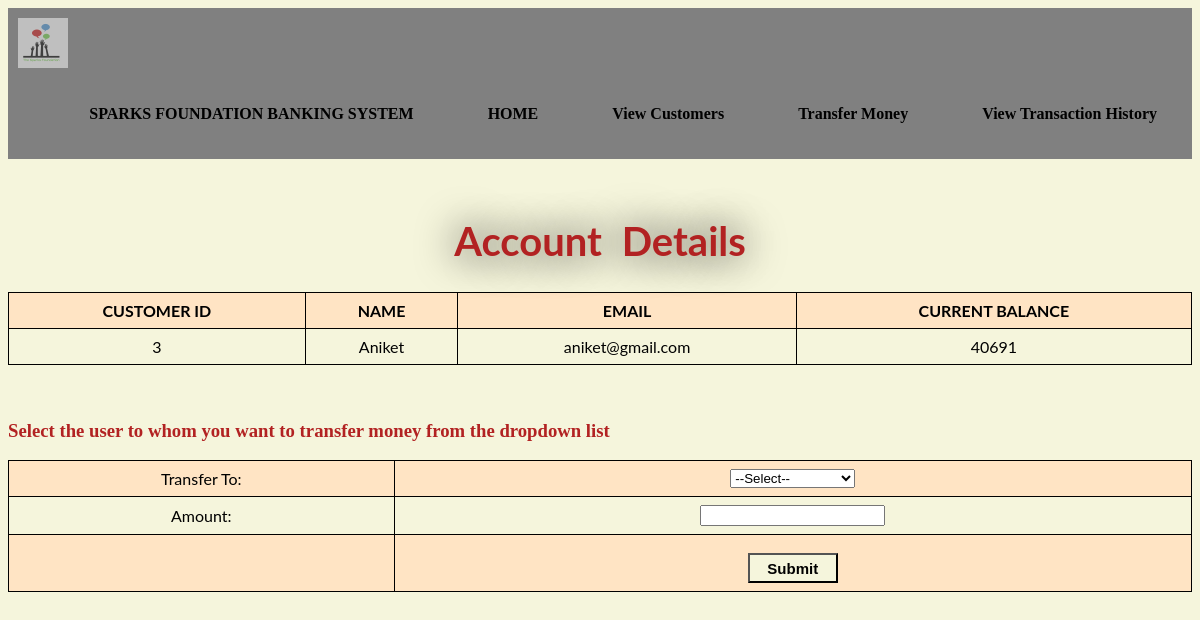
Page /transact.php?Name=Aniket on the committed database.
### tables this page shows
CREATE TABLE `customer` (
  `id` int(3) NOT NULL,
  `name` text NOT NULL,
  `email` varchar(30) NOT NULL,
  `balance` int(8) NOT NULL
);

### transact.php (the view, shortened to what this page needs)
<?php
include 'connection.php';
if(isset($_GET['Name'])){
	$Name=$_GET['Name'];
}
$q="SELECT * From customer WHERE Name='$Name'";
$result=mysqli_query($con,$q);
?>
<html>
<head>
<link rel = "stylesheet" type = "text/css" href = "buttons.css">
</head>
<body style="background-color:	#f5f5dc;">
 <nav>
            <div class="logo">
                <img src="logo.png" width="50" height="50">
            </div>
            <ul>
            <li><a href='#'>SPARKS FOUNDATION BANKING SYSTEM</a></li>
                <li><a href="#">HOME</a></li>
                <li><a href="display.php">View Customers</a></li>
                <li><a href="transfermoney.php">Transfer Money </a></li>
                <li><a href="transactionhistory.php">View Transaction History</a></li>
            </ul>
        </nav>
<br>
<div>
	<h1 style="font-family: 'Lato', sans-serif;;text-align:center;color:FireBrick;">Account Details</h1>
	<table style="background-color:#f5f5dc;">
	   <th>CUSTOMER ID</th>
	   <th>NAME </th>
	   <th>EMAIL</th>
	   <th>CURRENT BALANCE</th>
	   <tr>
		<?php
			$row=mysqli_fetch_array($result)
		?>
		<td><?php echo  $row["id"]; ?></td>
		<td><?php echo  $row["name"]; ?></td>
		<td><?php echo  $row["email"]; ?></td>
		<td><?php echo  $row["balance"]; ?></td>
	   </tr>
	</table>
</div>
<?php echo "<form method='post' action='transaction.php?Name=$Name'>"?>
<br><br>
<h3 style="font-family: cursive;color:	FireBrick;">Select the user to whom you want to transfer money from the dropdown list</h3>
<table border="0px" style="background-color:#f5f5dc;">
	<tr>
	<td>Transfer To:</td>
	<td><select name="user">
		<option>--Select--</option>
		</select></td></tr>
		<tr><td>Amount:</td><td><input type="text" name="Amount"></td></tr>
		<tr><td></td><td><input type="submit" name="submit" value="Submit" align=center style="margin-top: 10px; width:6em; height:2em; font-size:15px; background-color:Beige; font-weight: bold;"></td></tr>
</table>
</form>
</body>
</html>

### buttons.css (style rules this page uses)
img { opacity:0.5; }
h1 { font-family:serif; font-weight: bold; color: #67E6EC; margin-top:40px; text-align: center; font-size: 55px; text-shadow:black 0 0 40px; word-spacing: 10px; }

### transact.php (style rules this page uses)
table { font-family: 'Lato', sans-serif;; border-collapse: collapse; width: 100%; }
h1 { font-family: 'Lato', sans-serif;; font-size:40px; }
td, th { border: 1px solid black; text-align: center; padding: 8px; }
tr:nth-child(odd) { background-color:Bisque; }
nav { width: 100%; background-color:grey; overflow:hidden; }
nav ul { list-style-type: none; float: right; margin-top:7px; }
nav ul li { display:inline-block; }
nav ul li a { text-decoration:none; padding: 20px 35px; text-align:center ; color: #000000; display:block; font-weight: 700; }
.logo { float: left; padding: 10px; }

### rows in the picture
customer: id "3", name "Aniket", email "aniket@gmail.com", balance "40691"
